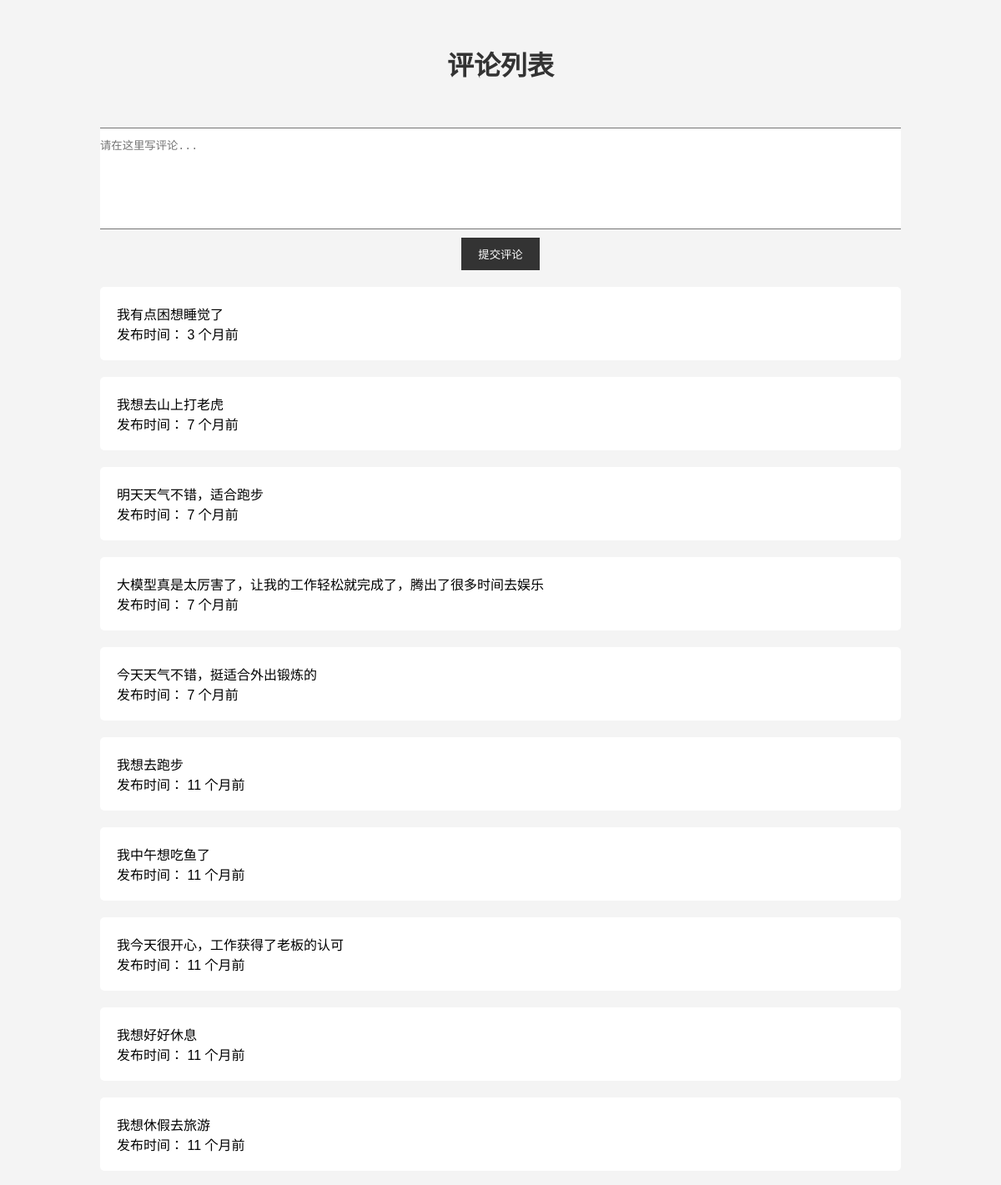
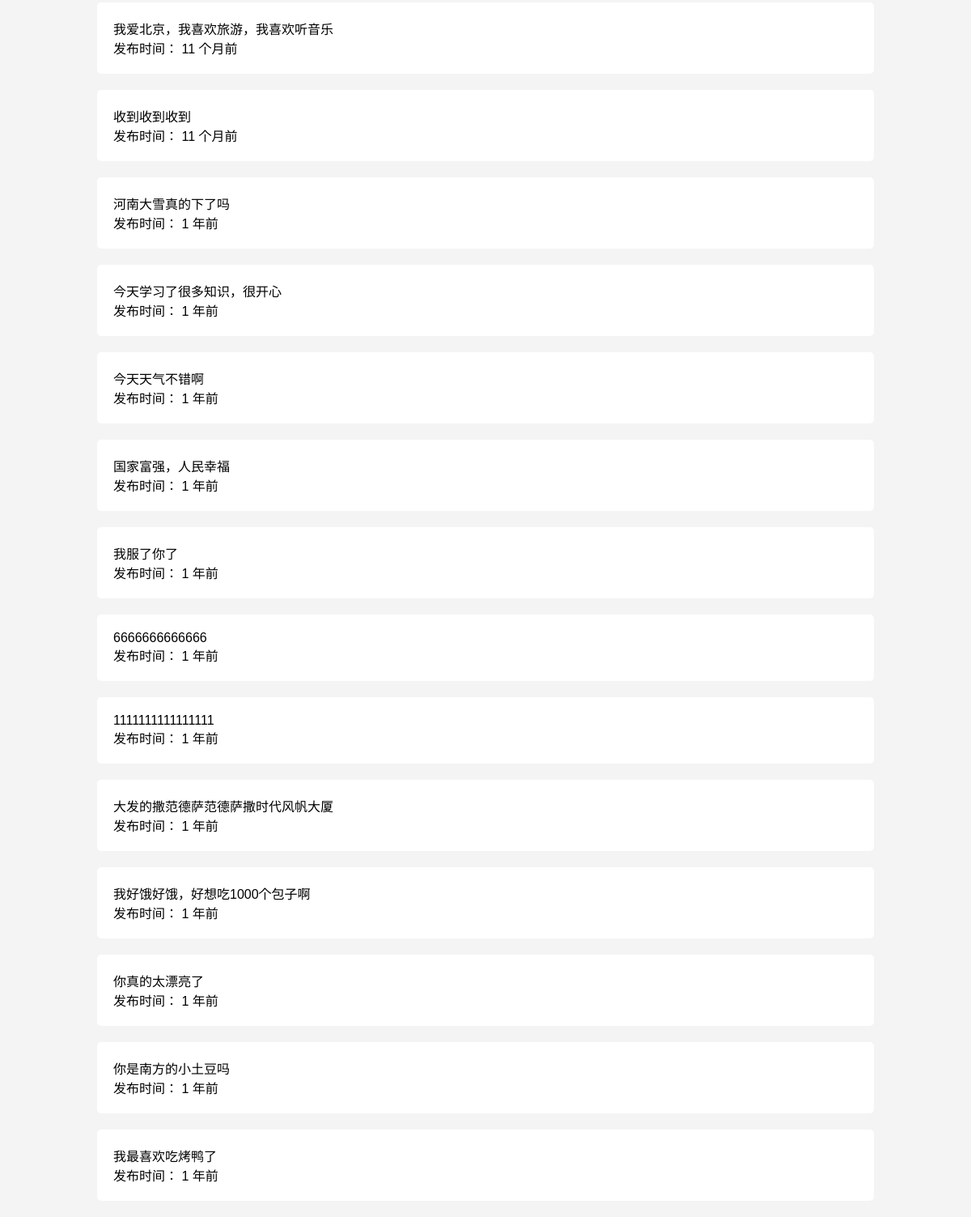
The page / on the database its author committed (2 pictures, top to bottom).
### app.py (models this page shows)
class Comment(db.Model):
    id = db.Column(db.Integer, primary_key=True)
    content = db.Column(db.String(200), nullable=False)
    status = db.Column(db.Integer, nullable=False, default=0)
    created_at = db.Column(db.Integer, nullable=False, default=0)

### app.py (the view)
@app.route('/', methods=['GET', 'POST'])
def index():
    if request.method == 'POST':
        content = request.form['content']
        new_comment = Comment(content=content, status=0)
        new_comment.created_at = int(datetime.now().timestamp())
        try:
            db.session.add(new_comment)
            db.session.commit()
            return redirect('/')
        except:
            return 'There was an issue adding your comment'
    else:
        comments = Comment.query.filter_by(status=1).order_by(Comment.id.desc()).all()
        return render_template('index.html', comments=comments)

### app.py (called while the page is built)
def relative_time_from_timestamp(timestamp):
    target_time = datetime.fromtimestamp(timestamp)
    now = datetime.now()
    delta = now - target_time
    days = delta.days
    seconds = delta.seconds
    minutes = seconds // 60
    hours = minutes // 60
    if days > 365:
        years = days // 365
        return "%i 年前" % years
    elif days > 30:
        months = days // 30
        return "%i 个月前" % months
    elif days > 7:
        weeks = days // 7
        return "%i 周前" % weeks
    elif days > 0:
        return "%i 天前" % days
    elif hours > 0:
        return "%i 小时前" % hours
    elif minutes > 0:
        return "%i 分钟前" % minutes
    elif seconds > 0:
        return "%i 秒前" % seconds
    else:
        return "刚刚"

### templates/index.html (shortened to what this page needs)
<!DOCTYPE html>
<html lang="en">
<head>
    <link rel="stylesheet" href="{{ url_for('static', filename='css/styles.css') }}">
</head>
<body>
    <div class="container">
        <h1>评论列表</h1>
        <form method="POST">
            <textarea name="content" placeholder="请在这里写评论..." required></textarea>
            <input type="submit" value="提交评论">
        </form>
        <div class="comments-list">
            {% for comment in comments %}
            <div class="comment">
                <p>{{ comment.content }}</p>
                <span>发布时间： {{ comment.created_at|timesince }}</span>
            </div>
            {% endfor %}
        </div>
    </div>
</body>
</html>

### static/css/styles.css (style rules this page uses)
body { font-family: Arial, sans-serif; margin: 0; padding: 0; background-color: #f4f4f4; }
.container { width: 80%; margin: auto; overflow: hidden; }
h1 { font-size: 2em; color: #333; text-align: center; padding: 1em 0; }
form { display: flex; flex-direction: column; align-items: center; }
textarea { width: 100%; height: 100px; padding: 10px; margin-bottom: 10px; resize: none; }
input[type="submit"] { padding: 10px 20px; background-color: #333; color: #fff; border: none; cursor: pointer; }
.comments-list { margin-top: 20px; }
.comment { background-color: #fff; padding: 20px; margin-bottom: 20px; border-radius: 5px; }
.comment p { margin: 0; }

### rows shown on the page
Comment: content "我有点困想睡觉了", created_at "3 个月前"
Comment: content "我想去山上打老虎", created_at "7 个月前"
Comment: content "明天天气不错，适合跑步", created_at "7 个月前"
Comment: content "大模型真是太厉害了，让我的工作轻松就完成了，腾出了很多时间去娱乐", created_at "7 个月前"
Comment: content "今天天气不错，挺适合外出锻炼的", created_at "7 个月前"
Comment: content "我想去跑步", created_at "11 个月前"
Comment: content "我中午想吃鱼了", created_at "11 个月前"
Comment: content "我今天很开心，工作获得了老板的认可", created_at "11 个月前"
Comment: content "我想好好休息", created_at "11 个月前"
Comment: content "我想休假去旅游", created_at "11 个月前"
Comment: content "我爱北京，我喜欢旅游，我喜欢听音乐", created_at "11 个月前"
Comment: content "收到收到收到", created_at "11 个月前"
Comment: content "河南大雪真的下了吗", created_at "1 年前"
Comment: content "今天学习了很多知识，很开心", created_at "1 年前"
Comment: content "今天天气不错啊", created_at "1 年前"
Comment: content "国家富强，人民幸福", created_at "1 年前"
Comment: content "我服了你了", created_at "1 年前"
Comment: content "6666666666666", created_at "1 年前"
Comment: content "1111111111111111", created_at "1 年前"
Comment: content "大发的撒范德萨范德萨撒时代风帆大厦", created_at "1 年前"
Comment: content "我好饿好饿，好想吃1000个包子啊", created_at "1 年前"
Comment: content "你真的太漂亮了", created_at "1 年前"
Comment: content "你是南方的小土豆吗", created_at "1 年前"
Comment: content "我最喜欢吃烤鸭了", created_at "1 年前"
